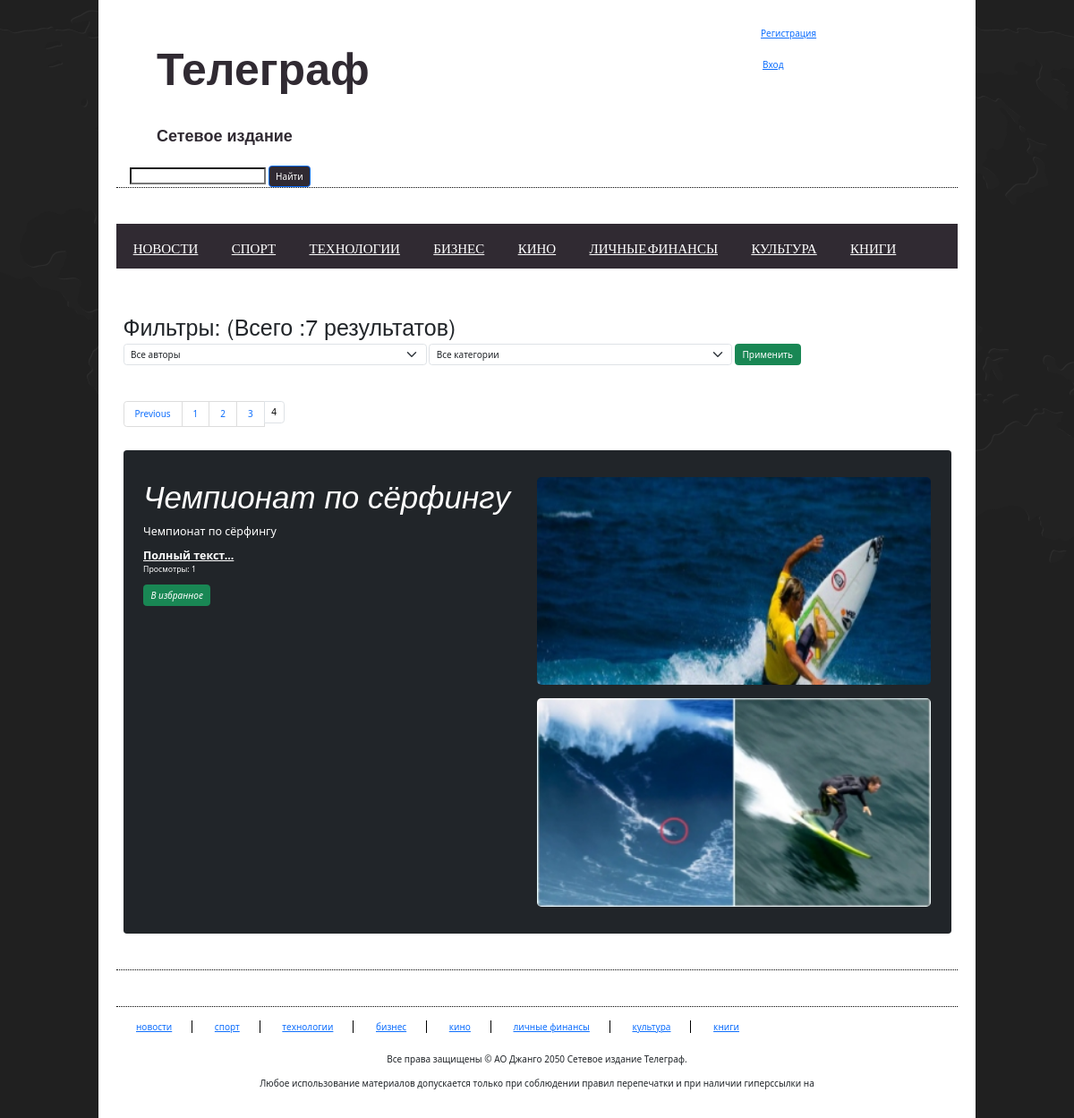
The app's page /news/show/?page=4 with its own data.
### news/models.py (models this page shows, shortened)
class Article(models.Model):
    categories = (('E','Экономика'),
                  ('S','Наука'),
                  ('IT','IT'),
                  ('T', 'Путешествия'),
                  ('C', 'Культура'),
                  ('S', 'Спорт'))
    author = models.ForeignKey(User, on_delete=models.SET_NULL, null=True)
    title = models.CharField('Название', max_length=50,default='')
    anouncement = models.TextField('Аннотация', max_length=250)
    text = models.TextField('Текст новости')
    date = models.DateTimeField('Дата публикации', auto_now=True)
    category = models.CharField(choices=categories, max_length=25,verbose_name='Категории')
    tags = models.ManyToManyField(to=Tag, blank=True)
    slug = models.SlugField()
    objects = models.Manager()
    published = PublishedToday()
    def get_views(self):
        return self.views.count()
    class Meta:
        ordering = ['title','date']
        verbose_name= 'Новость'
        verbose_name_plural='Новости'

class Image(models.Model):
   article = models.ForeignKey(Article, on_delete=models.CASCADE)
   title = models.CharField(max_length=50, blank=True)
   image = models.ImageField(upload_to='article_images/') #лучше добавить поле default !!!

### news/views.py (the view)
# urls.py: path('', views.index, name = 'demo'),
def index(request):
    categories = Article.categories  # создали перечень категорий
    author_list = User.objects.all()  # создали перечень авторов
    if request.method == "POST":
        selected_author = int(request.POST.get('author_filter'))
        selected_category = int(request.POST.get('category_filter'))
        if selected_author == 0:  # выбраны все авторы
            articles = Article.objects.all()
        else:
            articles = Article.objects.filter(author=selected_author)
        if selected_category != 0:  # фильтруем найденные по авторам результаты по категориям
            articles = articles.filter(category__icontains=categories[selected_category - 1][0])
    else:  # если страница открывется впервые
        selected_author = 0
        selected_category = 0
        articles = Article.objects.all()
    total = len(articles)
    p = Paginator(articles, 2)
    page_number = request.GET.get('page')
    page_obj = p.get_page(page_number)
    context = {'articles': page_obj, 'author_list': author_list, 'selected_author': selected_author,
               'categories': categories, 'selected_category': selected_category,'total':total,}
    return render(request, 'news/news_list.html', context)

### news/templates/news/news_list.html (shortened to what this page needs)
{% extends 'magazine/homebase.html' %}
{% load static %}
{% load bootstrap5 %}
{% block body %}
  <div class="center">
      <div class="container">
          <div class="content_center">
        <div class="row">
            <label><h1> Фильтры: (Всего :{{ total }} результатов) </h1>
            <form method="post">
                        <div class="form-group col-11">
                            <select class="form-select" name="author_filter" style="width:40%">
                                <option value="0">Все авторы</option>
                            </select>
                            <select class="form-select" name="category_filter" style="width:40%">
                                <option value="0">Все категории</option>
                            </select>
                            <input type="submit" class="btn btn-success" value="Применить">
                        </div>
            </form>
        </label>
    </div>
    {% if total > 1 %}
    <div class="row">
        <nav aria-label="Page navigation example">
          <ul class="pagination">
              {% if articles.has_previous %}
                <li class="page-item"><a class="page-link" href="?page={{ articles.previous_page_number }}">Previous</a></li>
              {% endif %}
              {% for p in articles.paginator.page_range %}
                {% if articles.number == p %}
                    <li class="page-item"><p class="page-link" style="color:black;"> {{ p }}</p></li>
                {% else %}
                    <li class="page-item"><a class="page-link" href="?page={{ p }}"> {{ p }}</a></li>
                {% endif %}
              {% endfor %}
          </ul>
        </nav>
    </div>
{% endif %}
    <div class="row">
        {% for article in articles %}
            <div class="single_news">
            <div class="p-4 p-md-5 text-white rounded bg-dark">
                <div class="row">
                    <div class="col-md-{% if article.image_set.all %}6{% else %}12 {% endif %} px-0">
                        <h1 class="display-4 fst-italic"> {{ article.title }}</h1>
                        <p class="lead my-3">{{ article.anouncement }}</p>
                        <p class="lead mb-0"><a href="{% url 'news_detail' article.pk %}" class="text-white fw-bold">Полный текст...</a></p>
                        <p><small>Просмотры: {{ article.get_views }}</small></p>
                        <a class="btn btn-success" href="{% url 'favorites' article.pk %}"><i class="fa fa-bookmark">В избранное</i></a>
                    </div>
                    {% if article.image_set.all %}
                    <div class="col-md-6 px-0">
                        <img src="{{ article.image_set.all.0.image.url }}"
                             style="width:100%; height:auto; border-radius:5px;">
                        <br>
                        <br>
                        <img src="{{ article.image_set.all.1.image.url }}"
                             style="width:100%; height:auto; border-radius:5px;">
                    </div>
                    {% endif %}
                </div>
            </div>
        </div>
        {% endfor %}
        </div>
  </div>
  </div>
</div>
{% endblock %}

### magazine/static/magazine/css/style.css (style rules this page uses)
* { margin:0; padding:0 }
body { font-family:Arial; font-size:12px; line-height:13px; background:url("images/site_bg.png") top center no-repeat fixed #000000 }
a { color:#000; text-decoration:none }
img { max-width:100%; height:auto }
.center { width:980px; display:block; margin:0 auto; padding:20px; background:#fff; transition:all 1.3s ease 0s; -moz-transition:all 1.3s ease 0s; -webkit-transition:all 1.3s ease 0s; -o-transition:all 1.3s ease 0s; -ms-transition:all 1.3s ease 0s }
div { overflow:hidden }
.form-group select { display: inline-block; width: auto; vertical-align: middle; }

### records on screen
Article: title "Чемпионат по сёрфингу", anouncement "Чемпионат по сёрфингу", get_views "1", image_set.all.0.image (picture), image_set.all.1.image (picture)

### other values on screen
{{ total }} "7"
{{ p }} "1" "2" "3"
{{ p }} "4"
